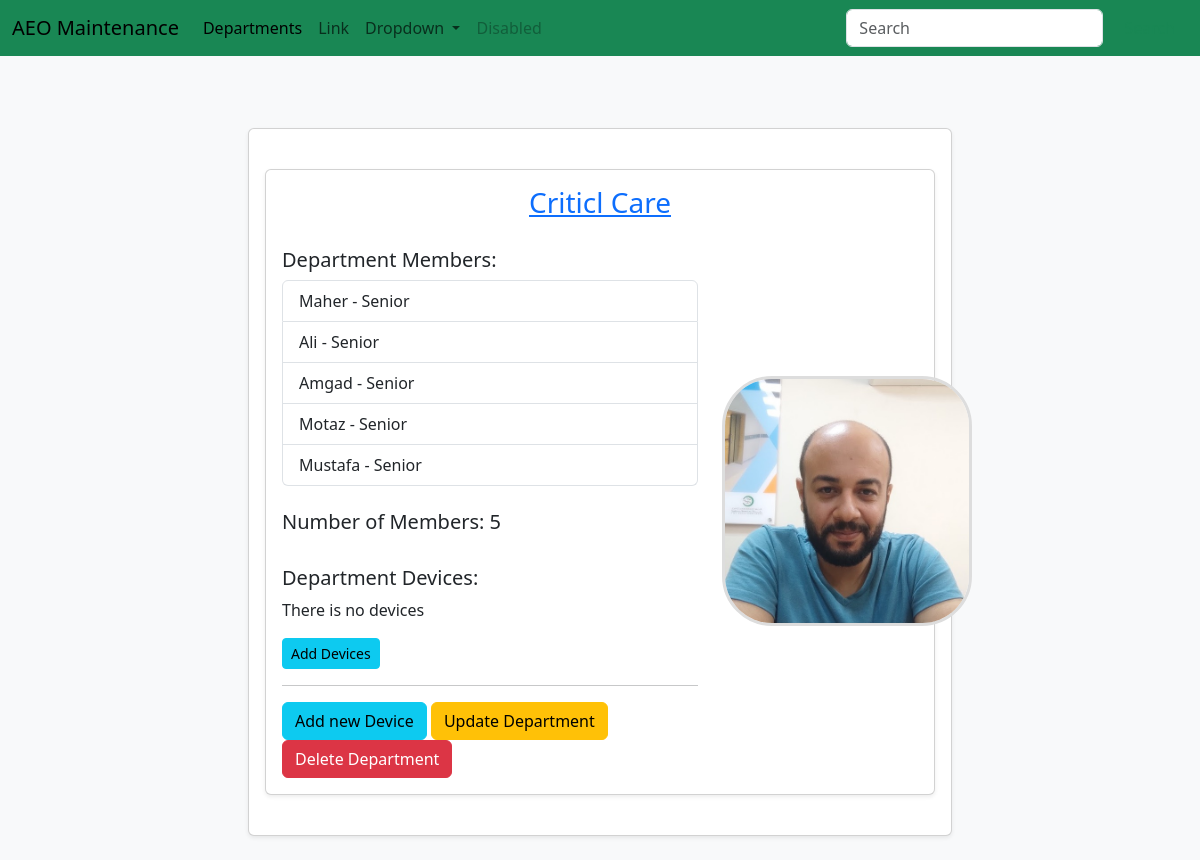
The page /departments/1/ on the database as committed earlier.
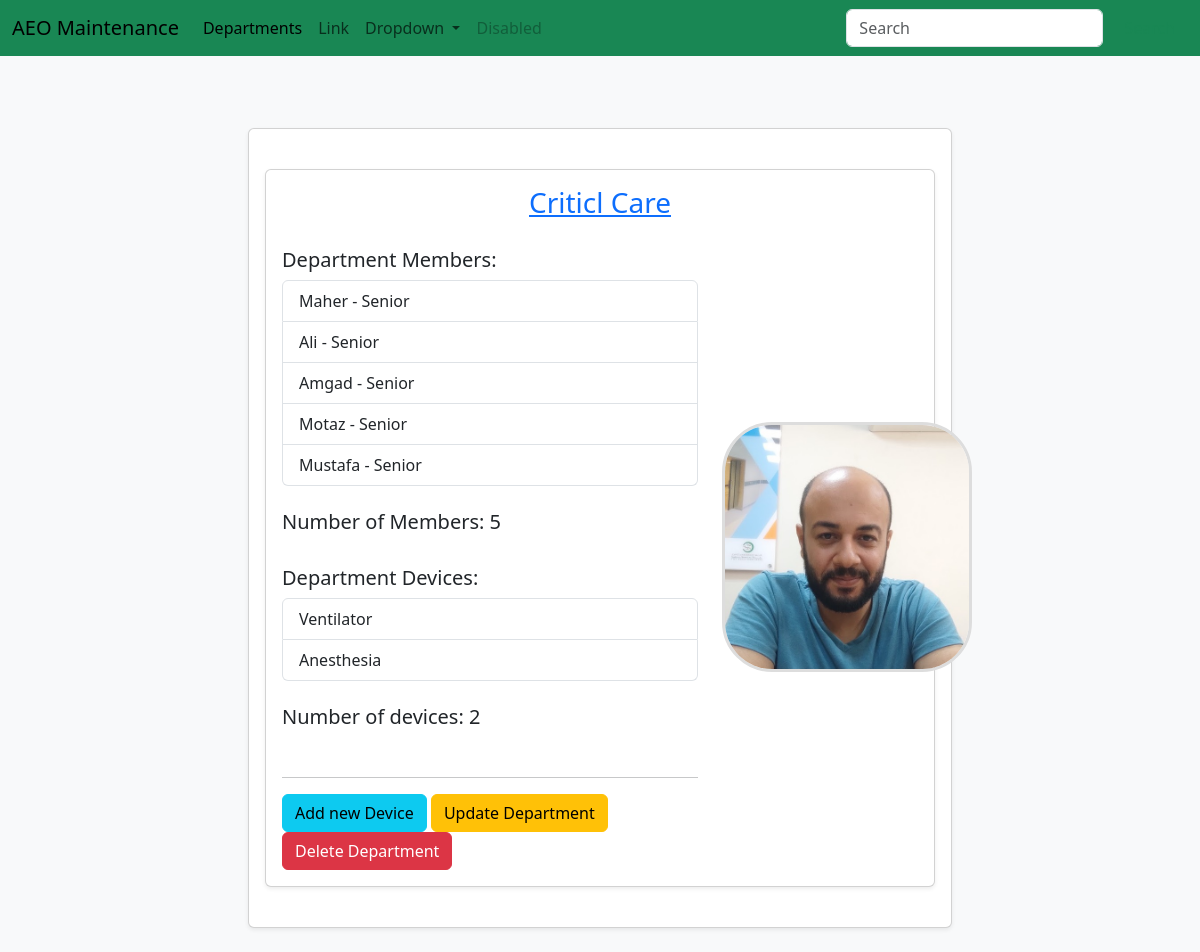
The same page on the database as committed later.
### maintenance_system/models.py (models this page shows, shortened)
class User(db.Model):
	id = db.Column(db.Integer, primary_key=True)
	username = db.Column(db.String(80), unique=True)
	email = db.Column(db.String(120), unique=True)
	password = db.Column(db.String(120))
	rank = db.Column(db.String(120), default="Junior")
	profile_pic = db.Column(db.String(120), default="default.jpg")
	department_id = db.Column(db.Integer, db.ForeignKey('department.id'))
	machines = db.relationship('Machine', backref='user', lazy=True)
	hospitals = db.relationship('Hospital', secondary='user_hospital', backref='users', lazy='dynamic')

class Device(db.Model):
	id = db.Column(db.Integer, primary_key=True)
	name = db.Column(db.String(80), unique=True)
	department_id = db.Column(db.Integer, db.ForeignKey('department.id'))
	models = db.relationship('Model', backref='device', lazy=True)

### maintenance_system/routes.py (the view)
@app.route('/departments/<int:id>/')
def department(id):
	department = Department.query.get_or_404(id)
	return render_template('department.html',department=department )

### maintenance_system/Templates/department.html
{% extends "layout.html"%}
{% block content %}
<br>
<div class="row justify-content-center">
	<div class="col-md-8 col-lg-8 mt-4 mb-4">
		<div class="card p-3 shadow-sm">
			<div class="row">
				<div class="col-md-8 col-lg-12 mt-4 mb-4">
					<div class="card p-3 shadow-sm">
						<div class="row align-items-center">
						<a href="{{ url_for('department', id = department.id)}}">
									<h3 class="mb-1 text-center">{{department.name}}</h3>
								</a>
							<div class="col-lg-8 col-12">
								<br>
								<h5>Department Members: </h5>
								{% if department.members%}
								<div class="list-group">
									{% for member in department.members%}
									<a href="{{ url_for('user', id = member.id)}}"
										class="list-group-item list-group-item-action">{{ member.username }} - {{
										member.rank }}</a>
									{% endfor%}
								</div>
								<br>
								<h5>Number of Members: {{ department.members|length }}</h5>
								{% else %}
								<p> There is no members in this department</p>
								{% endif %}
								<br>
								<h5>Department Devices: </h5>
								{% if department.devices%}
								<div class="list-group">
									{% for device in department.devices%}
									<a href="#"
										class="list-group-item list-group-item-action">{{
										device.name }}</a>
									{% endfor%}
								</div>
								<br>
								<h5>Number of devices: {{ department.devices|length }}</h5>
								{% else %}
								<p>There is no devices</p>
								<a href="#"><button type="button" class="btn btn-info btn-sm">Add
										Devices</button></a>
								{% endif%}
								<br>
								<hr>
								<div>
									<a href="#"><button
											type="button" class="btn btn-info btn-custom">Add new Device</button></a>
									<a href="{{ url_for('update_department', id = department.id)}}"><button
											type="button" class="btn btn-warning btn-custom">Update
											Department</button></a>
									<a href="{{ url_for('delete_department', id = department.id)}}"><button
											type="button" class="btn btn-danger custom-button">Delete
											Department</button></a>
								</div>
							</div>
							<div class="col-lg-4 text-center">
								<img src="{{ url_for('static', filename='images/profile.jpg')}}" alt="User Photo"
									class="department-photo">
							</div>
						</div>
					</div>
				</div>
			</div>
		</div>
	</div>
</div>
{% endblock %}

Rows that differ between the two databases and show on the page:
added Device: name "Ventilator"
added Device: name "Anesthesia"
Other text that changed with them:
{{ department.devices|length }}: (not shown) → "2"
text no longer shown: "There is no devices Add Devices"
text now shown: "Number of devices:"
